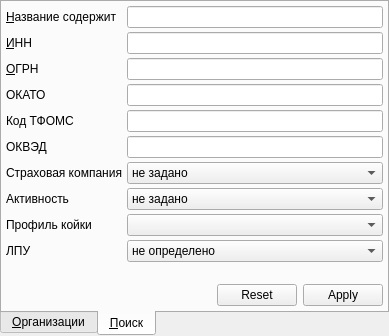
<?xml version="1.0" encoding="UTF-8"?>
<ui version="4.0">
 <class>OrgComboBoxPopupEx</class>
 <widget class="QWidget" name="OrgComboBoxPopupEx">
  <property name="geometry">
   <rect>
    <x>0</x>
    <y>0</y>
    <width>389</width>
    <height>336</height>
   </rect>
  </property>
  <property name="windowTitle">
   <string>Form</string>
  </property>
  <layout class="QHBoxLayout" name="horizontalLayout_2">
   <property name="spacing">
    <number>0</number>
   </property>
   <property name="margin">
    <number>0</number>
   </property>
   <item>
    <widget class="QTabWidget" name="tabWidget">
     <property name="tabPosition">
      <enum>QTabWidget::South</enum>
     </property>
     <property name="currentIndex">
      <number>1</number>
     </property>
     <widget class="QWidget" name="tabOrg">
      <attribute name="title">
       <string>&amp;Организации</string>
      </attribute>
      <layout class="QVBoxLayout" name="verticalLayout">
       <property name="spacing">
        <number>4</number>
       </property>
       <property name="margin">
        <number>4</number>
       </property>
       <item>
        <widget class="QListView" name="tblOrg"/>
       </item>
      </layout>
     </widget>
     <widget class="QWidget" name="tabSearch">
      <attribute name="title">
       <string>&amp;Поиск</string>
      </attribute>
      <layout class="QGridLayout" name="gridLayout">
       <property name="margin">
        <number>4</number>
       </property>
       <property name="spacing">
        <number>4</number>
       </property>
       <item row="0" column="0">
        <widget class="QLabel" name="lblName">
         <property name="text">
          <string>&amp;Название содержит</string>
         </property>
         <property name="buddy">
          <cstring>edtName</cstring>
         </property>
        </widget>
       </item>
       <item row="0" column="1" colspan="2">
        <widget class="QLineEdit" name="edtName"/>
       </item>
       <item row="1" column="0">
        <widget class="QLabel" name="lblINN">
         <property name="text">
          <string>&amp;ИНН</string>
         </property>
         <property name="buddy">
          <cstring>edtINN</cstring>
         </property>
        </widget>
       </item>
       <item row="1" column="1" colspan="2">
        <widget class="QLineEdit" name="edtINN"/>
       </item>
       <item row="3" column="0">
        <widget class="QLabel" name="lblOKATO">
         <property name="text">
          <string>ОКАТО</string>
         </property>
        </widget>
       </item>
       <item row="11" column="0" colspan="2">
        <spacer name="horizontalSpacer">
         <property name="orientation">
          <enum>Qt::Horizontal</enum>
         </property>
         <property name="sizeHint" stdset="0">
          <size>
           <width>172</width>
           <height>20</height>
          </size>
         </property>
        </spacer>
       </item>
       <item row="11" column="2">
        <widget class="QDialogButtonBox" name="buttonBox">
         <property name="sizePolicy">
          <sizepolicy hsizetype="Maximum" vsizetype="Fixed">
           <horstretch>0</horstretch>
           <verstretch>0</verstretch>
          </sizepolicy>
         </property>
         <property name="orientation">
          <enum>Qt::Horizontal</enum>
         </property>
         <property name="standardButtons">
          <set>QDialogButtonBox::Apply|QDialogButtonBox::Reset</set>
         </property>
         <property name="centerButtons">
          <bool>false</bool>
         </property>
        </widget>
       </item>
       <item row="2" column="0">
        <widget class="QLabel" name="lblOGRN">
         <property name="text">
          <string>&amp;ОГРН</string>
         </property>
         <property name="buddy">
          <cstring>edtOGRN</cstring>
         </property>
        </widget>
       </item>
       <item row="2" column="1" colspan="2">
        <widget class="QLineEdit" name="edtOGRN"/>
       </item>
       <item row="3" column="1" colspan="2">
        <widget class="QLineEdit" name="edtOKATO"/>
       </item>
       <item row="10" column="0">
        <spacer name="verticalSpacer">
         <property name="orientation">
          <enum>Qt::Vertical</enum>
         </property>
         <property name="sizeHint" stdset="0">
          <size>
           <width>20</width>
           <height>40</height>
          </size>
         </property>
        </spacer>
       </item>
       <item row="8" column="1" colspan="2">
        <widget class="CRBComboBox" name="cmbHospitalBedProfile"/>
       </item>
       <item row="8" column="0">
        <widget class="QLabel" name="lblHospitalBedProfile">
         <property name="text">
          <string>Профиль койки</string>
         </property>
         <property name="buddy">
          <cstring>cmbHospitalBedProfile</cstring>
         </property>
        </widget>
       </item>
       <item row="4" column="1" colspan="2">
        <widget class="QLineEdit" name="edtTfomsCode"/>
       </item>
       <item row="4" column="0">
        <widget class="QLabel" name="lblTfomsCode">
         <property name="text">
          <string>Код ТФОМС</string>
         </property>
         <property name="buddy">
          <cstring>edtTfomsCode</cstring>
         </property>
        </widget>
       </item>
       <item row="5" column="1" colspan="2">
        <widget class="QLineEdit" name="edtOKVED"/>
       </item>
       <item row="6" column="1" colspan="2">
        <widget class="QComboBox" name="cmbIsInsurer">
         <item>
          <property name="text">
           <string>не задано</string>
          </property>
         </item>
         <item>
          <property name="text">
           <string>Нет</string>
          </property>
         </item>
         <item>
          <property name="text">
           <string>Да</string>
          </property>
         </item>
        </widget>
       </item>
       <item row="5" column="0">
        <widget class="QLabel" name="lblOKVED">
         <property name="text">
          <string>ОКВЭД</string>
         </property>
         <property name="buddy">
          <cstring>edtOKVED</cstring>
         </property>
        </widget>
       </item>
       <item row="7" column="0">
        <widget class="QLabel" name="lblActive">
         <property name="text">
          <string>Активность</string>
         </property>
         <property name="buddy">
          <cstring>cmbActive</cstring>
         </property>
        </widget>
       </item>
       <item row="7" column="1" colspan="2">
        <widget class="QComboBox" name="cmbActive">
         <item>
          <property name="text">
           <string>не задано</string>
          </property>
         </item>
         <item>
          <property name="text">
           <string>Не активна</string>
          </property>
         </item>
         <item>
          <property name="text">
           <string>Активна</string>
          </property>
         </item>
        </widget>
       </item>
       <item row="6" column="0">
        <widget class="QLabel" name="lblIsInsurer">
         <property name="text">
          <string>Страховая компания</string>
         </property>
         <property name="buddy">
          <cstring>cmbIsInsurer</cstring>
         </property>
        </widget>
       </item>
       <item row="9" column="0">
        <widget class="QLabel" name="lblIsMedical">
         <property name="text">
          <string>ЛПУ</string>
         </property>
         <property name="buddy">
          <cstring>cmbIsMedical</cstring>
         </property>
        </widget>
       </item>
       <item row="9" column="1" colspan="2">
        <widget class="QComboBox" name="cmbIsMedical">
         <item>
          <property name="text">
           <string>не определено</string>
          </property>
         </item>
         <item>
          <property name="text">
           <string>поликлиника</string>
          </property>
         </item>
         <item>
          <property name="text">
           <string>стационар</string>
          </property>
         </item>
         <item>
          <property name="text">
           <string>прочая мед.организация</string>
          </property>
         </item>
         <item>
          <property name="text">
           <string>СМП</string>
          </property>
         </item>
         <item>
          <property name="text">
           <string>санаторного типа</string>
          </property>
         </item>
        </widget>
       </item>
      </layout>
     </widget>
    </widget>
   </item>
  </layout>
 </widget>
 <customwidgets>
  <customwidget>
   <class>CRBComboBox</class>
   <extends>QComboBox</extends>
   <header>library/crbcombobox.h</header>
  </customwidget>
 </customwidgets>
 <tabstops>
  <tabstop>tblOrg</tabstop>
  <tabstop>tabWidget</tabstop>
  <tabstop>edtName</tabstop>
  <tabstop>edtINN</tabstop>
  <tabstop>edtOGRN</tabstop>
  <tabstop>edtOKATO</tabstop>
  <tabstop>buttonBox</tabstop>
 </tabstops>
 <resources/>
 <connections/>
</ui>
